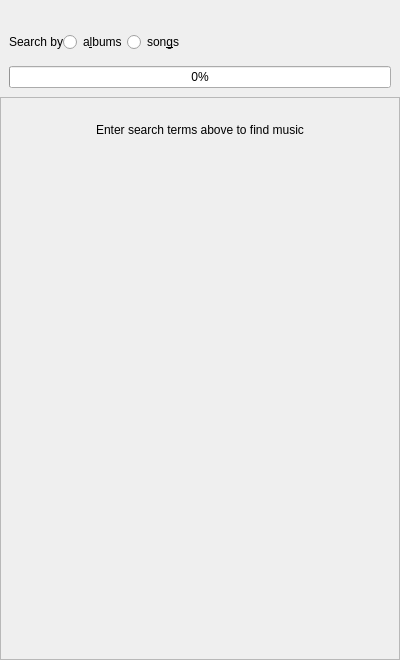
<?xml version="1.0" encoding="UTF-8"?>
<ui version="4.0">
 <class>DeezerSearchView</class>
 <widget class="QWidget" name="DeezerSearchView">
  <property name="geometry">
   <rect>
    <x>0</x>
    <y>0</y>
    <width>400</width>
    <height>660</height>
   </rect>
  </property>
  <layout class="QVBoxLayout" name="verticalLayout">
   <property name="spacing">
    <number>0</number>
   </property>
   <property name="leftMargin">
    <number>0</number>
   </property>
   <property name="topMargin">
    <number>0</number>
   </property>
   <property name="rightMargin">
    <number>0</number>
   </property>
   <property name="bottomMargin">
    <number>0</number>
   </property>
   <item>
    <widget class="QWidget" name="widget_search" native="true">
     <layout class="QHBoxLayout" name="horizontalLayout">
      <property name="spacing">
       <number>0</number>
      </property>
      <item>
       <layout class="QVBoxLayout" name="layout_top" stretch="0,0,0">
        <item>
         <layout class="QHBoxLayout" name="layout_search">
          <item>
           <widget class="QSearchField" name="search" native="true">
            <property name="placeholderText" stdset="0">
             <string>Search for anything</string>
            </property>
           </widget>
          </item>
          <item>
           <widget class="QToolButton" name="settings">
            <property name="minimumSize">
             <size>
              <width>20</width>
              <height>0</height>
             </size>
            </property>
            <property name="popupMode">
             <enum>QToolButton::InstantPopup</enum>
            </property>
            <property name="autoRaise">
             <bool>true</bool>
            </property>
           </widget>
          </item>
         </layout>
        </item>
        <item>
         <layout class="QHBoxLayout" name="layout_searchby">
          <property name="sizeConstraint">
           <enum>QLayout::SetFixedSize</enum>
          </property>
          <item>
           <widget class="QLabel" name="label_searchby">
            <property name="enabled">
             <bool>true</bool>
            </property>
            <property name="text">
             <string>Search by</string>
            </property>
            <property name="margin">
             <number>10</number>
            </property>
           </widget>
          </item>
          <item>
           <widget class="QRadioButton" name="radiobutton_searchbyalbums">
            <property name="text">
             <string>a&amp;lbums</string>
            </property>
           </widget>
          </item>
          <item>
           <widget class="QRadioButton" name="radiobutton_searchbysongs">
            <property name="text">
             <string>son&amp;gs</string>
            </property>
           </widget>
          </item>
          <item>
           <spacer name="horizontalSpacer">
            <property name="orientation">
             <enum>Qt::Horizontal</enum>
            </property>
            <property name="sizeHint" stdset="0">
             <size>
              <width>40</width>
              <height>20</height>
             </size>
            </property>
           </spacer>
          </item>
         </layout>
        </item>
        <item>
         <layout class="QVBoxLayout" name="layout_progress">
          <item>
           <widget class="QLabel" name="label_status">
            <property name="text">
             <string/>
            </property>
            <property name="wordWrap">
             <bool>true</bool>
            </property>
           </widget>
          </item>
          <item>
           <widget class="QProgressBar" name="progressbar">
            <property name="value">
             <number>0</number>
            </property>
           </widget>
          </item>
         </layout>
        </item>
       </layout>
      </item>
     </layout>
    </widget>
   </item>
   <item>
    <widget class="QStackedWidget" name="results_stack">
     <property name="currentIndex">
      <number>1</number>
     </property>
     <widget class="QWidget" name="results_page">
      <layout class="QVBoxLayout" name="verticalLayout_3">
       <property name="spacing">
        <number>0</number>
       </property>
       <property name="leftMargin">
        <number>0</number>
       </property>
       <property name="topMargin">
        <number>0</number>
       </property>
       <property name="rightMargin">
        <number>0</number>
       </property>
       <property name="bottomMargin">
        <number>0</number>
       </property>
       <item>
        <widget class="AutoExpandingTreeView" name="results">
         <property name="editTriggers">
          <set>QAbstractItemView::NoEditTriggers</set>
         </property>
         <property name="dragEnabled">
          <bool>true</bool>
         </property>
         <property name="dragDropMode">
          <enum>QAbstractItemView::DragOnly</enum>
         </property>
         <property name="selectionMode">
          <enum>QAbstractItemView::ExtendedSelection</enum>
         </property>
         <property name="allColumnsShowFocus">
          <bool>true</bool>
         </property>
         <attribute name="headerVisible">
          <bool>false</bool>
         </attribute>
        </widget>
       </item>
      </layout>
     </widget>
     <widget class="QWidget" name="help_page">
      <layout class="QVBoxLayout" name="verticalLayout_6">
       <property name="leftMargin">
        <number>0</number>
       </property>
       <property name="topMargin">
        <number>0</number>
       </property>
       <property name="rightMargin">
        <number>0</number>
       </property>
       <property name="bottomMargin">
        <number>0</number>
       </property>
       <item>
        <widget class="QScrollArea" name="help_frame">
         <property name="horizontalScrollBarPolicy">
          <enum>Qt::ScrollBarAlwaysOff</enum>
         </property>
         <property name="widgetResizable">
          <bool>true</bool>
         </property>
         <widget class="QWidget" name="help_frame_contents">
          <property name="geometry">
           <rect>
            <x>0</x>
            <y>0</y>
            <width>398</width>
            <height>502</height>
           </rect>
          </property>
          <layout class="QVBoxLayout" name="verticalLayout_5">
           <item>
            <widget class="QWidget" name="widget" native="true">
             <layout class="QVBoxLayout" name="verticalLayout_4">
              <property name="leftMargin">
               <number>32</number>
              </property>
              <property name="topMargin">
               <number>16</number>
              </property>
              <property name="rightMargin">
               <number>32</number>
              </property>
              <property name="bottomMargin">
               <number>64</number>
              </property>
              <item>
               <widget class="QLabel" name="label_helptext">
                <property name="text">
                 <string>Enter search terms above to find music</string>
                </property>
                <property name="alignment">
                 <set>Qt::AlignCenter</set>
                </property>
                <property name="wordWrap">
                 <bool>true</bool>
                </property>
               </widget>
              </item>
              <item>
               <spacer name="spacer_helptext">
                <property name="orientation">
                 <enum>Qt::Vertical</enum>
                </property>
                <property name="sizeHint" stdset="0">
                 <size>
                  <width>20</width>
                  <height>40</height>
                 </size>
                </property>
               </spacer>
              </item>
             </layout>
            </widget>
           </item>
          </layout>
         </widget>
        </widget>
       </item>
      </layout>
     </widget>
    </widget>
   </item>
  </layout>
 </widget>
 <customwidgets>
  <customwidget>
   <class>QSearchField</class>
   <extends>QWidget</extends>
   <header>3rdparty/qocoa/qsearchfield.h</header>
  </customwidget>
  <customwidget>
   <class>AutoExpandingTreeView</class>
   <extends>QTreeView</extends>
   <header>widgets/autoexpandingtreeview.h</header>
  </customwidget>
 </customwidgets>
 <resources/>
 <connections/>
</ui>
